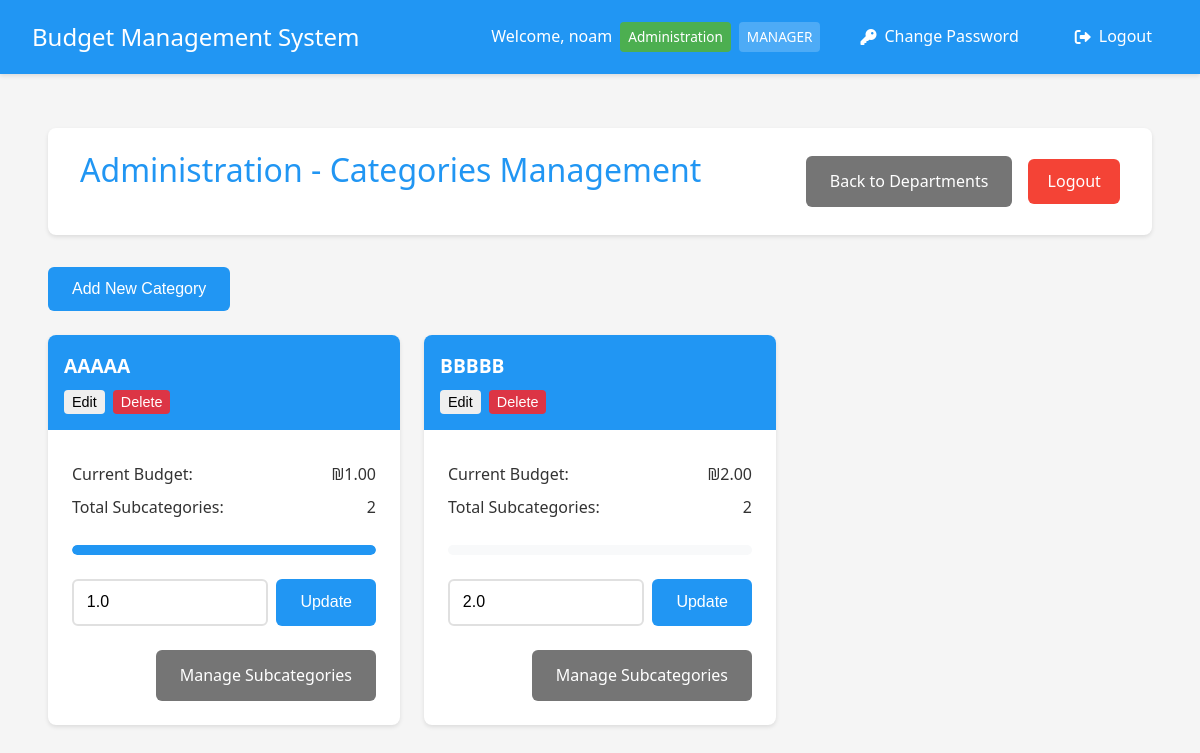
Page /manager/categories/3 (signed in) on the committed database.
### app.py (models this page shows, shortened)
class User(UserMixin, db.Model):
    __tablename__ = 'user'
    id = db.Column(db.Integer, primary_key=True)
    username = db.Column(db.String(80), unique=True, nullable=False)
    email = db.Column(db.String(120), unique=False, nullable=False)
    password = db.Column(db.String(120), nullable=False)
    is_manager = db.Column(db.Boolean, default=False)
    is_admin = db.Column(db.Boolean, default=False)
    is_accounting = db.Column(db.Boolean, default=False)
    status = db.Column(db.String(20), default='active')  # active, inactive, pending
    department_id = db.Column(db.Integer, db.ForeignKey('department.id'))
    home_department = db.relationship('Department',
                                    foreign_keys=[department_id],
                                    back_populates='employees')
    managed_departments = db.relationship('Department',
                                       secondary=manager_departments,
                                       backref=db.backref('department_managers', lazy='dynamic'))
    submitted_expenses = db.relationship('Expense',
                                       primaryjoin='User.id==Expense.user_id',
                                       backref='submitter',
                                       lazy=True)
    handled_expenses = db.relationship('Expense',
                                     primaryjoin='User.id==Expense.manager_id',
                                     backref='handler',
                                     lazy=True)

class Department(db.Model):
    __tablename__ = 'department'
    id = db.Column(db.Integer, primary_key=True)
    name = db.Column(db.String(100), nullable=False)
    budget = db.Column(db.Float, default=0.0)
    employees = db.relationship('User', foreign_keys='User.department_id', back_populates='home_department')
    categories = db.relationship('Category', backref='department', lazy=True)

class Category(db.Model):
    __tablename__ = 'category'
    id = db.Column(db.Integer, primary_key=True)
    name = db.Column(db.String(100), nullable=False)
    budget = db.Column(db.Float, default=0.0)
    department_id = db.Column(db.Integer, db.ForeignKey('department.id'), nullable=False)
    subcategories = db.relationship('Subcategory', backref='category', lazy=True)

### app.py (the view)
@app.route('/manager/categories/<int:dept_id>')
@login_required
def manage_categories(dept_id):
    if not current_user.is_manager:
        flash('Access denied. Manager privileges required.', 'danger')
        return redirect(url_for('index'))
    if not current_user.username == 'admin' and current_user.department_id != dept_id:
        flash('Access denied. You can only manage your own department.', 'danger')
        return redirect(url_for('manage_departments'))
    department = Department.query.get_or_404(dept_id)
    return render_template('manage_categories.html', department=department)

### app.py (called while the page is built)
@login_manager.user_loader
def load_user(user_id):
    user = User.query.get(int(user_id))
    if user and user.status == 'inactive':
        return None
    return user

@app.template_filter('min_value')
def min_value(value, limit):
    return min(value, limit)

@app.template_filter('format_currency')
def format_currency(value):
    return f"₪{value:,.2f}"

### templates/manage_categories.html (shortened to what this page needs)
{% extends "base.html" %}
{% block content %}
<div class="container">
    <header>
        <h1>{{ department.name }} - Categories Management</h1>
        <div class="header-actions">
            <a href="{{ url_for('manage_departments') }}" class="button secondary">Back to Departments</a>
            <a href="{{ url_for('logout') }}" class="logout-btn">Logout</a>
        </div>
    </header>
    {% if current_user.username == 'admin' or (current_user.is_manager and current_user.department_id == department.id) %}
    <div class="admin-controls">
        <button onclick="showAddCategoryModal()" class="button primary">Add New Category</button>
    </div>
    {% endif %}
    <div class="budget-grid">
        {% for category in department.categories %}
        <div class="budget-card">
            <div class="budget-header">
                <h3>{{ category.name }}</h3>
                {% if current_user.username == 'admin' or (current_user.is_manager and current_user.department_id == department.id) %}
                <div class="category-actions">
                    <button onclick="showEditCategoryModal({{ category.id }}, '{{ category.name }}', {{ category.budget }})" class="button small">Edit</button>
                    <button onclick="deleteCategory({{ category.id }})" class="button small danger">Delete</button>
                </div>
                {% endif %}
            </div>
            <div class="budget-body">
                <div class="budget-info">
                    <p><strong>Current Budget:</strong> {{ category.budget|format_currency }}</p>
                    <p><strong>Total Subcategories:</strong> {{ category.subcategories|length }}</p>
                </div>
                <div class="budget-progress">
                    {% set total_expenses = namespace(value=0) %}
                    {% for subcategory in category.subcategories %}
                        {% for expense in subcategory.expenses %}
                            {% if expense.status == 'approved' %}
                                {% set total_expenses.value = total_expenses.value + expense.amount %}
                            {% endif %}
                        {% endfor %}
                    {% endfor %}
                    {% set usage_percent = (total_expenses.value / category.budget * 100) if category.budget > 0 else 0 %}
                    <div class="progress-bar">
                        <div class="progress-fill" style="width: {{ usage_percent|min_value(100) }}%" data-usage="{{ "%.1f"|format(usage_percent) }}%"></div>
                    </div>
                </div>
                {% if current_user.username == 'admin' or (current_user.is_manager and current_user.department_id == department.id) %}
                <div class="budget-form">
                    <div class="budget-input">
                        <input type="number" step="0.01" min="0" value="{{ category.budget }}" id="budget-{{ category.id }}" class="form-control">
                        <button onclick="updateBudget({{ category.id }})" class="button primary">Update</button>
                    </div>
                </div>
                {% endif %}
                <div class="budget-actions">
                    <a href="{{ url_for('manage_subcategories', cat_id=category.id) }}" class="button secondary">Manage Subcategories</a>
                </div>
            </div>
        </div>
        {% endfor %}
    </div>
</div>
{% endblock %}

### templates/base.html (shortened to what this page needs)
<!DOCTYPE html>
<html lang="en">
<head>
    <link rel="stylesheet" href="{{ url_for('static', filename='style.css') }}">
    <link href="https://cdnjs.cloudflare.com/ajax/libs/font-awesome/6.0.0/css/all.min.css" rel="stylesheet">
</head>
<body>
    <nav class="navbar">
        <div class="nav-brand">Budget Management System</div>
        <div class="nav-items">
            {% if current_user.is_authenticated %}
                <span class="user-info">
                    Welcome, {{ current_user.username }}
                    {% if current_user.home_department %}
                        <span class="badge department">{{ current_user.home_department.name }}</span>
                    {% endif %}
                    {% if current_user.is_admin %}
                        <span class="badge admin">ADMIN</span>
                    {% elif current_user.is_manager %}
                        <span class="badge">MANAGER</span>
                    {% elif current_user.is_accounting %}
                        <span class="badge accounting">ACCOUNTING</span>
                    {% endif %}
                </span>
                <a href="{{ url_for('change_password') }}" class="nav-link">
                    <i class="fas fa-key"></i> Change Password
                </a>
                <a href="{{ url_for('logout') }}" class="nav-link">
                    <i class="fas fa-sign-out-alt"></i> Logout
                </a>
            {% else %}
                <a href="{{ url_for('login') }}" class="nav-link">
                    <i class="fas fa-sign-in-alt"></i> Login
                </a>
            {% endif %}
        </div>
    </nav>
    <div class="content">
        {% block content %}{% endblock %}
    </div>
</body>
</html>

### static/style.css (style rules this page uses)
:root { --primary-color: #2196F3; --secondary-color: #FFC107; --success-color: #4CAF50; --danger-color: #f44336; --text-color: #333; --bg-color: #f5f5f5; --card-bg: #ffffff; --background-light: #f8f9fa; }
* { margin: 0; padding: 0; box-sizing: border-box; transition: all 0.3s ease; }
body { font-family: 'Segoe UI', Roboto, Arial, sans-serif; background-color: var(--bg-color); color: var(--text-color); line-height: 1.6; }
.container { max-width: 1200px; margin: 0 auto; padding: 1rem; }
header { background-color: var(--card-bg); padding: 1rem 2rem; box-shadow: 0 2px 4px rgba(0,0,0,0.1); margin-bottom: 2rem; border-radius: 8px; display: flex; justify-content: space-between; align-items: center; }
h1 { color: var(--primary-color); font-weight: 500; margin-bottom: 1.5rem; }
input[type="text"], input[type="password"], input[type="number"], textarea { width: 100%; padding: 0.8rem; border: 2px solid #e0e0e0; border-radius: 6px; font-size: 1rem; transition: border-color 0.3s ease; }
.button, button { display: inline-flex; align-items: center; justify-content: center; padding: 0.8rem 1.5rem; border: none; border-radius: 6px; font-size: 1rem; font-weight: 500; cursor: pointer; text-decoration: none; transition: transform 0.2s ease, box-shadow 0.2s ease; }
.button.primary { background-color: var(--primary-color); color: white; }
.button.secondary { background-color: #757575; color: white; }
.logout-btn { background-color: var(--danger-color); color: white; padding: 0.6rem 1.2rem; border-radius: 6px; text-decoration: none; font-weight: 500; }
.button.small { padding: 0.4rem 0.8rem; font-size: 0.875rem; }
.header-actions { display: flex; gap: 1rem; align-items: center; }
.budget-grid { display: grid; grid-template-columns: repeat(auto-fill, minmax(300px, 1fr)); gap: 1.5rem; margin-top: 1.5rem; }
.budget-card { background: white; border-radius: 8px; box-shadow: 0 2px 4px rgba(0,0,0,0.1); overflow: hidden; transition: transform 0.2s ease-in-out, box-shadow 0.2s ease-in-out; }
.budget-header { padding: 1rem; background: var(--primary-color); color: white; }
.budget-header h3 { margin: 0; font-size: 1.2rem; }
.budget-body { padding: 1.5rem; }
.budget-info { margin-bottom: 1.5rem; }
.budget-info p { margin: 0.5rem 0; color: var(--text-color); display: flex; justify-content: space-between; align-items: center; }
.budget-info p strong { font-weight: 500; }
.budget-progress { margin: 1.5rem 0; }
.progress-bar { width: 100%; height: 10px; background-color: var(--background-light); border-radius: 5px; overflow: hidden; position: relative; }
.progress-fill { height: 100%; background-color: var(--primary-color); border-radius: 5px; position: relative; }
.progress-fill::after { content: attr(data-usage); position: absolute; right: 0; top: -20px; font-size: 0.875rem; color: var(--text-color); }
.budget-form { margin-top: 1.5rem; }
.budget-input { display: flex; gap: 0.5rem; }
.budget-input input { flex: 1; }
.budget-actions { margin-top: 1.5rem; display: flex; justify-content: flex-end; }
.navbar { background-color: var(--primary-color); padding: 1rem 2rem; color: white; display: flex; justify-content: space-between; align-items: center; box-shadow: 0 2px 4px rgba(0,0,0,0.1); position: fixed; top: 0; left: 0; right: 0; z-index: 1000; }
.nav-brand { font-size: 1.5rem; font-weight: 500; }
.nav-items { display: flex; align-items: center; gap: 1rem; }
.user-info { display: flex; align-items: center; gap: 0.5rem; }
.badge { background-color: var(--secondary-color); color: var(--text-color); padding: 0.25rem 0.5rem; border-radius: 4px; font-size: 0.8rem; font-weight: 500; }
.nav-link { color: white; text-decoration: none; padding: 0.5rem 1rem; border-radius: 4px; transition: background-color 0.3s; display: flex; align-items: center; gap: 0.5rem; }
.nav-link i { font-size: 1rem; }
.content { padding: 2rem; margin-top: 80px; }
.button.small { font-size: 0.875rem; padding: 0.25rem 0.75rem; border-radius: 4px; }
.button.danger.small { background-color: #dc3545; color: white; border: none; cursor: pointer; transition: background-color 0.2s ease; }
.button.small { padding: 0.25rem 0.75rem; font-size: 0.875rem; }

### templates/manage_categories.html (style rules this page uses)
.admin-controls { margin-bottom: 20px; }
.category-actions { display: flex; gap: 8px; margin-top: 8px; }
.button.small { padding: 4px 8px; font-size: 0.9em; }
.button.danger { background-color: #dc3545; color: white; }

### rows in the picture
User: username "noam"
Department: home_department.name "Administration", name "Administration"
Category: name "AAAAA", budget "₪1.00", subcategories|length "2", {{ usage_percent|min_value(100) }} 100 (drawn), budget "1.0"
Category: name "BBBBB", budget "₪2.00", subcategories|length "2", budget "2.0"
